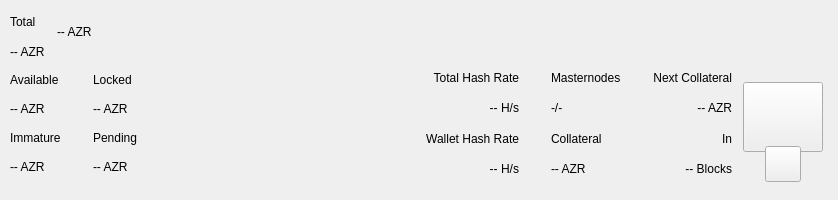
<?xml version="1.0" encoding="UTF-8"?>
<ui version="4.0">
 <class>TopBar</class>
 <widget class="QWidget" name="TopBar">
  <property name="geometry">
   <rect>
    <x>0</x>
    <y>0</y>
    <width>838</width>
    <height>200</height>
   </rect>
  </property>
  <property name="minimumSize">
   <size>
    <width>0</width>
    <height>200</height>
   </size>
  </property>
  <property name="maximumSize">
   <size>
    <width>16777215</width>
    <height>200</height>
   </size>
  </property>
  <property name="windowTitle">
   <string>Form</string>
  </property>
  <layout class="QVBoxLayout" name="verticalLayout_10" stretch="0">
   <property name="spacing">
    <number>0</number>
   </property>
   <property name="leftMargin">
    <number>0</number>
   </property>
   <property name="topMargin">
    <number>0</number>
   </property>
   <property name="rightMargin">
    <number>0</number>
   </property>
   <property name="bottomMargin">
    <number>0</number>
   </property>
   <item>
    <widget class="PFBorderImage" name="containerTop">
     <layout class="QVBoxLayout" name="verticalLayout_11">
      <property name="spacing">
       <number>0</number>
      </property>
      <property name="leftMargin">
       <number>0</number>
      </property>
      <property name="topMargin">
       <number>0</number>
      </property>
      <property name="rightMargin">
       <number>0</number>
      </property>
      <property name="bottomMargin">
       <number>0</number>
      </property>
      <item>
       <widget class="QWidget" name="top_container_2" native="true">
        <property name="minimumSize">
         <size>
          <width>0</width>
          <height>65</height>
         </size>
        </property>
        <layout class="QHBoxLayout" name="top_container">
         <property name="spacing">
          <number>0</number>
         </property>
         <property name="leftMargin">
          <number>10</number>
         </property>
         <property name="topMargin">
          <number>0</number>
         </property>
         <property name="rightMargin">
          <number>10</number>
         </property>
         <property name="bottomMargin">
          <number>0</number>
         </property>
         <item>
          <layout class="QHBoxLayout" name="horizontalLayout_4">
           <property name="spacing">
            <number>12</number>
           </property>
           <property name="rightMargin">
            <number>0</number>
           </property>
           <item>
            <widget class="QWidget" name="widgetAmount" native="true">
             <layout class="QVBoxLayout" name="verticalLayout_2">
              <property name="spacing">
               <number>2</number>
              </property>
              <property name="leftMargin">
               <number>0</number>
              </property>
              <property name="topMargin">
               <number>8</number>
              </property>
              <property name="rightMargin">
               <number>0</number>
              </property>
              <property name="bottomMargin">
               <number>0</number>
              </property>
              <item>
               <widget class="QLabel" name="labelTitle1">
                <property name="text">
                 <string>Total</string>
                </property>
               </widget>
              </item>
              <item>
               <widget class="PrivateQLabel" name="labelAmountPiv">
                <property name="text">
                 <string notr="true">-- AZR</string>
                </property>
               </widget>
              </item>
             </layout>
            </widget>
           </item>
           <item alignment="Qt::AlignVCenter">
            <widget class="QWidget" name="widgetTopAmount" native="true">
             <property name="sizePolicy">
              <sizepolicy hsizetype="Preferred" vsizetype="Maximum">
               <horstretch>0</horstretch>
               <verstretch>0</verstretch>
              </sizepolicy>
             </property>
             <layout class="QHBoxLayout" name="horizontalLayout_5">
              <property name="spacing">
               <number>0</number>
              </property>
              <property name="leftMargin">
               <number>0</number>
              </property>
              <property name="topMargin">
               <number>0</number>
              </property>
              <property name="rightMargin">
               <number>0</number>
              </property>
              <property name="bottomMargin">
               <number>0</number>
              </property>
              <item alignment="Qt::AlignTop">
               <widget class="PrivateQLabel" name="labelAmountTopPiv">
                <property name="minimumSize">
                 <size>
                  <width>0</width>
                  <height>36</height>
                 </size>
                </property>
                <property name="styleSheet">
                 <string notr="true">padding:0px;margin:0px;</string>
                </property>
                <property name="text">
                 <string notr="true">-- AZR</string>
                </property>
               </widget>
              </item>
             </layout>
            </widget>
           </item>
           <item>
            <spacer name="horizontalSpacer">
             <property name="orientation">
              <enum>Qt::Horizontal</enum>
             </property>
             <property name="sizeHint" stdset="0">
              <size>
               <width>40</width>
               <height>20</height>
              </size>
             </property>
            </spacer>
           </item>
           <item alignment="Qt::AlignRight">
            <widget class="QWidget" name="layoutSync" native="true">
             <property name="minimumSize">
              <size>
               <width>0</width>
               <height>36</height>
              </size>
             </property>
             <property name="maximumSize">
              <size>
               <width>16777215</width>
               <height>36</height>
              </size>
             </property>
             <layout class="QVBoxLayout" name="verticalLayout_9">
              <property name="leftMargin">
               <number>0</number>
              </property>
              <property name="topMargin">
               <number>0</number>
              </property>
              <property name="rightMargin">
               <number>0</number>
              </property>
              <property name="bottomMargin">
               <number>0</number>
              </property>
              <item>
               <widget class="ExpandableButton" name="pushButtonSync" native="true">
                <property name="minimumSize">
                 <size>
                  <width>36</width>
                  <height>36</height>
                 </size>
                </property>
                <property name="maximumSize">
                 <size>
                  <width>16777215</width>
                  <height>36</height>
                 </size>
                </property>
               </widget>
              </item>
             </layout>
            </widget>
           </item>
           <item>
            <widget class="ExpandableButton" name="pushButtonHDUpgrade" native="true">
             <property name="minimumSize">
              <size>
               <width>36</width>
               <height>36</height>
              </size>
             </property>
             <property name="maximumSize">
              <size>
               <width>16777215</width>
               <height>36</height>
              </size>
             </property>
            </widget>
           </item>
           <item>
            <widget class="ExpandableButton" name="pushButtonStack" native="true">
             <property name="minimumSize">
              <size>
               <width>36</width>
               <height>36</height>
              </size>
             </property>
             <property name="maximumSize">
              <size>
               <width>16777215</width>
               <height>36</height>
              </size>
             </property>
            </widget>
           </item>
           <item>
            <widget class="ExpandableButton" name="pushButtonConf" native="true">
             <property name="minimumSize">
              <size>
               <width>36</width>
               <height>36</height>
              </size>
             </property>
             <property name="maximumSize">
              <size>
               <width>16777215</width>
               <height>36</height>
              </size>
             </property>
            </widget>
           </item>
           <item>
            <widget class="ExpandableButton" name="pushButtonMasternodes" native="true">
             <property name="minimumSize">
              <size>
               <width>36</width>
               <height>36</height>
              </size>
             </property>
             <property name="maximumSize">
              <size>
               <width>16777215</width>
               <height>36</height>
              </size>
             </property>
            </widget>
           </item>
           <item>
            <widget class="ExpandableButton" name="pushButtonConsole" native="true">
             <property name="minimumSize">
              <size>
               <width>36</width>
               <height>36</height>
              </size>
             </property>
             <property name="maximumSize">
              <size>
               <width>16777215</width>
               <height>36</height>
              </size>
             </property>
            </widget>
           </item>
           <item>
            <widget class="ExpandableButton" name="pushButtonConnection" native="true">
             <property name="minimumSize">
              <size>
               <width>36</width>
               <height>36</height>
              </size>
             </property>
             <property name="maximumSize">
              <size>
               <width>16777215</width>
               <height>36</height>
              </size>
             </property>
            </widget>
           </item>
           <item>
            <widget class="ExpandableButton" name="pushButtonTor" native="true">
             <property name="minimumSize">
              <size>
               <width>36</width>
               <height>36</height>
              </size>
             </property>
             <property name="maximumSize">
              <size>
               <width>16777215</width>
               <height>36</height>
              </size>
             </property>
            </widget>
           </item>
           <item>
            <widget class="ExpandableButton" name="pushButtonLock" native="true">
             <property name="sizePolicy">
              <sizepolicy hsizetype="Expanding" vsizetype="Expanding">
               <horstretch>0</horstretch>
               <verstretch>0</verstretch>
              </sizepolicy>
             </property>
             <property name="minimumSize">
              <size>
               <width>36</width>
               <height>0</height>
              </size>
             </property>
             <property name="maximumSize">
              <size>
               <width>16777215</width>
               <height>36</height>
              </size>
             </property>
            </widget>
           </item>
           <item>
            <widget class="ExpandableButton" name="pushButtonTheme" native="true">
             <property name="minimumSize">
              <size>
               <width>36</width>
               <height>36</height>
              </size>
             </property>
             <property name="maximumSize">
              <size>
               <width>16777215</width>
               <height>36</height>
              </size>
             </property>
            </widget>
           </item>
           <item>
            <widget class="ExpandableButton" name="pushButtonFAQ" native="true">
             <property name="minimumSize">
              <size>
               <width>36</width>
               <height>36</height>
              </size>
             </property>
             <property name="maximumSize">
              <size>
               <width>16777215</width>
               <height>36</height>
              </size>
             </property>
            </widget>
           </item>
           <item>
            <widget class="ExpandableButton" name="pushButtonPrivacy" native="true">
             <property name="minimumSize">
              <size>
               <width>36</width>
               <height>36</height>
              </size>
             </property>
             <property name="maximumSize">
              <size>
               <width>16777215</width>
               <height>36</height>
              </size>
             </property>
            </widget>
           </item>
          </layout>
         </item>
        </layout>
       </widget>
      </item>
      <item>
       <widget class="QWidget" name="bottom_container" native="true">
        <property name="minimumSize">
         <size>
          <width>0</width>
          <height>135</height>
         </size>
        </property>
        <layout class="QHBoxLayout" name="botton_container">
         <property name="leftMargin">
          <number>10</number>
         </property>
         <property name="topMargin">
          <number>0</number>
         </property>
         <property name="rightMargin">
          <number>10</number>
         </property>
         <property name="bottomMargin">
          <number>10</number>
         </property>
         <item>
          <layout class="QHBoxLayout" name="horizontalLayout_3">
           <property name="spacing">
            <number>0</number>
           </property>
           <property name="bottomMargin">
            <number>9</number>
           </property>
           <item>
            <layout class="QVBoxLayout" name="verticalLayout_7">
             <property name="spacing">
              <number>0</number>
             </property>
             <property name="leftMargin">
              <number>0</number>
             </property>
             <property name="rightMargin">
              <number>0</number>
             </property>
             <item>
              <layout class="QHBoxLayout" name="horizontalLayout_2">
               <property name="spacing">
                <number>0</number>
               </property>
               <item>
                <layout class="QVBoxLayout" name="verticalLayout_6">
                 <item>
                  <widget class="QLabel" name="labelTitle5">
                   <property name="text">
                    <string>Available</string>
                   </property>
                  </widget>
                 </item>
                 <item>
                  <widget class="PrivateQLabel" name="labelAvailablePiv">
                   <property name="text">
                    <string>-- AZR</string>
                   </property>
                  </widget>
                 </item>
                 <item>
                  <widget class="QLabel" name="labelTitle4">
                   <property name="text">
                    <string>Immature</string>
                   </property>
                  </widget>
                 </item>
                 <item>
                  <widget class="PrivateQLabel" name="labelImmaturePiv">
                   <property name="text">
                    <string notr="true">-- AZR</string>
                   </property>
                  </widget>
                 </item>
                </layout>
               </item>
               <item>
                <layout class="QVBoxLayout" name="verticalLayout_8">
                 <property name="leftMargin">
                  <number>32</number>
                 </property>
                 <item>
                  <widget class="QLabel" name="labelTitle6">
                   <property name="text">
                    <string>Locked</string>
                   </property>
                  </widget>
                 </item>
                 <item>
                  <widget class="PrivateQLabel" name="labelLockedPiv">
                   <property name="text">
                    <string>-- AZR</string>
                   </property>
                  </widget>
                 </item>
                 <item>
                  <widget class="QLabel" name="labelTitle3">
                   <property name="text">
                    <string>Pending</string>
                   </property>
                  </widget>
                 </item>
                 <item>
                  <widget class="PrivateQLabel" name="labelPendingPiv">
                   <property name="text">
                    <string notr="true">-- AZR</string>
                   </property>
                  </widget>
                 </item>
                </layout>
               </item>
              </layout>
             </item>
            </layout>
           </item>
          </layout>
         </item>
         <item>
          <spacer name="horizontalSpacer_2">
           <property name="orientation">
            <enum>Qt::Horizontal</enum>
           </property>
           <property name="sizeHint" stdset="0">
            <size>
             <width>40</width>
             <height>20</height>
            </size>
           </property>
          </spacer>
         </item>
         <item>
          <layout class="QHBoxLayout" name="horizontalLayout_6">
           <property name="spacing">
            <number>0</number>
           </property>
           <property name="rightMargin">
            <number>0</number>
           </property>
           <property name="bottomMargin">
            <number>9</number>
           </property>
           <item>
            <widget class="QWidget" name="widgetStaking" native="true">
             <layout class="QVBoxLayout" name="verticalLayout_12">
              <property name="leftMargin">
               <number>32</number>
              </property>
              <property name="topMargin">
               <number>0</number>
              </property>
              <property name="rightMargin">
               <number>0</number>
              </property>
              <property name="bottomMargin">
               <number>0</number>
              </property>
              <item>
               <widget class="QLabel" name="labelNetworkHashRateTitle">
                <property name="text">
                 <string>Total Hash Rate</string>
                </property>
                <property name="textFormat">
                 <enum>Qt::AutoText</enum>
                </property>
                <property name="alignment">
                 <set>Qt::AlignRight|Qt::AlignTrailing|Qt::AlignVCenter</set>
                </property>
               </widget>
              </item>
              <item>
               <widget class="QLabel" name="labelNetworkHashRateValue">
                <property name="layoutDirection">
                 <enum>Qt::LeftToRight</enum>
                </property>
                <property name="text">
                 <string>-- H/s</string>
                </property>
                <property name="textFormat">
                 <enum>Qt::AutoText</enum>
                </property>
                <property name="alignment">
                 <set>Qt::AlignRight|Qt::AlignTrailing|Qt::AlignVCenter</set>
                </property>
               </widget>
              </item>
              <item>
               <widget class="QLabel" name="labelWalletHashRateTitle">
                <property name="text">
                 <string>Wallet Hash Rate</string>
                </property>
                <property name="textFormat">
                 <enum>Qt::AutoText</enum>
                </property>
                <property name="alignment">
                 <set>Qt::AlignRight|Qt::AlignTrailing|Qt::AlignVCenter</set>
                </property>
               </widget>
              </item>
              <item>
               <widget class="PrivateQLabel" name="labelWalletHashRateValue">
                <property name="text">
                 <string notr="true">-- H/s</string>
                </property>
                <property name="textFormat">
                 <enum>Qt::AutoText</enum>
                </property>
                <property name="alignment">
                 <set>Qt::AlignRight|Qt::AlignTrailing|Qt::AlignVCenter</set>
                </property>
               </widget>
              </item>
             </layout>
            </widget>
           </item>
           <item>
            <widget class="QWidget" name="widgetMasternodes" native="true">
             <layout class="QVBoxLayout">
              <property name="leftMargin">
               <number>32</number>
              </property>
              <property name="topMargin">
               <number>0</number>
              </property>
              <property name="rightMargin">
               <number>0</number>
              </property>
              <property name="bottomMargin">
               <number>0</number>
              </property>
              <item>
               <widget class="QLabel" name="labelMasternodesTitle">
                <property name="text">
                 <string>Masternodes</string>
                </property>
               </widget>
              </item>
              <item>
               <widget class="PrivateQLabel" name="labelMasternodeCount">
                <property name="text">
                 <string>-/-</string>
                </property>
               </widget>
              </item>
              <item>
               <widget class="QLabel" name="labelCollateralTitle">
                <property name="text">
                 <string>Collateral</string>
                </property>
               </widget>
              </item>
              <item>
               <widget class="QLabel" name="labelCollateralValue">
                <property name="text">
                 <string notr="true">-- AZR</string>
                </property>
               </widget>
              </item>
             </layout>
            </widget>
           </item>
           <item>
            <widget class="QWidget" name="widgetNextCollateral" native="true">
             <layout class="QVBoxLayout" name="verticalLayout_13">
              <property name="leftMargin">
               <number>32</number>
              </property>
              <property name="topMargin">
               <number>0</number>
              </property>
              <property name="rightMargin">
               <number>0</number>
              </property>
              <property name="bottomMargin">
               <number>0</number>
              </property>
              <item>
               <widget class="QLabel" name="labelNextMasternodesTitle">
                <property name="text">
                 <string>Next Collateral</string>
                </property>
                <property name="textFormat">
                 <enum>Qt::AutoText</enum>
                </property>
                <property name="alignment">
                 <set>Qt::AlignRight|Qt::AlignTrailing|Qt::AlignVCenter</set>
                </property>
               </widget>
              </item>
              <item>
               <widget class="QLabel" name="labelNextCollateralValue">
                <property name="text">
                 <string>-- AZR</string>
                </property>
                <property name="textFormat">
                 <enum>Qt::AutoText</enum>
                </property>
                <property name="alignment">
                 <set>Qt::AlignRight|Qt::AlignTrailing|Qt::AlignVCenter</set>
                </property>
               </widget>
              </item>
              <item>
               <widget class="QLabel" name="labelRemainingBlocks">
                <property name="text">
                 <string>In</string>
                </property>
                <property name="textFormat">
                 <enum>Qt::AutoText</enum>
                </property>
                <property name="alignment">
                 <set>Qt::AlignRight|Qt::AlignTrailing|Qt::AlignVCenter</set>
                </property>
               </widget>
              </item>
              <item>
               <widget class="QLabel" name="labelNextCollateralBlocks">
                <property name="text">
                 <string notr="true">-- Blocks</string>
                </property>
                <property name="textFormat">
                 <enum>Qt::AutoText</enum>
                </property>
                <property name="alignment">
                 <set>Qt::AlignRight|Qt::AlignTrailing|Qt::AlignVCenter</set>
                </property>
               </widget>
              </item>
             </layout>
            </widget>
           </item>
          </layout>
         </item>
         <item>
          <widget class="QWidget" name="qrContainer" native="true">
           <property name="sizePolicy">
            <sizepolicy hsizetype="Preferred" vsizetype="Minimum">
             <horstretch>0</horstretch>
             <verstretch>0</verstretch>
            </sizepolicy>
           </property>
           <property name="minimumSize">
            <size>
             <width>90</width>
             <height>110</height>
            </size>
           </property>
           <property name="maximumSize">
            <size>
             <width>90</width>
             <height>110</height>
            </size>
           </property>
           <layout class="QVBoxLayout" name="containerQR">
            <property name="spacing">
             <number>0</number>
            </property>
            <property name="leftMargin">
             <number>5</number>
            </property>
            <property name="topMargin">
             <number>10</number>
            </property>
            <property name="rightMargin">
             <number>5</number>
            </property>
            <property name="bottomMargin">
             <number>0</number>
            </property>
            <item>
             <widget class="QPushButton" name="btnQr">
              <property name="minimumSize">
               <size>
                <width>70</width>
                <height>70</height>
               </size>
              </property>
              <property name="maximumSize">
               <size>
                <width>16777215</width>
                <height>70</height>
               </size>
              </property>
              <property name="focusPolicy">
               <enum>Qt::NoFocus</enum>
              </property>
              <property name="text">
               <string/>
              </property>
              <property name="iconSize">
               <size>
                <width>70</width>
                <height>70</height>
               </size>
              </property>
             </widget>
            </item>
            <item>
             <spacer name="verticalSpacer">
              <property name="orientation">
               <enum>Qt::Vertical</enum>
              </property>
              <property name="sizeType">
               <enum>QSizePolicy::Fixed</enum>
              </property>
              <property name="sizeHint" stdset="0">
               <size>
                <width>20</width>
                <height>20</height>
               </size>
              </property>
             </spacer>
            </item>
            <item alignment="Qt::AlignHCenter|Qt::AlignBottom">
             <widget class="QPushButton" name="pushButtonQR">
              <property name="minimumSize">
               <size>
                <width>36</width>
                <height>36</height>
               </size>
              </property>
              <property name="maximumSize">
               <size>
                <width>36</width>
                <height>36</height>
               </size>
              </property>
              <property name="focusPolicy">
               <enum>Qt::NoFocus</enum>
              </property>
              <property name="text">
               <string/>
              </property>
             </widget>
            </item>
           </layout>
          </widget>
         </item>
        </layout>
       </widget>
      </item>
     </layout>
    </widget>
   </item>
  </layout>
 </widget>
 <customwidgets>
  <customwidget>
   <class>ExpandableButton</class>
   <extends>QWidget</extends>
   <header>qt/pivx/expandablebutton.h</header>
   <container>1</container>
  </customwidget>
  <customwidget>
   <class>PFBorderImage</class>
   <extends>QFrame</extends>
   <header>qt/pivx/pfborderimage.h</header>
   <container>1</container>
  </customwidget>
  <customwidget>
   <class>PrivateQLabel</class>
   <extends>QLabel</extends>
   <header>qt/pivx/privatelabel.h</header>
   <container>0</container>
  </customwidget>
 </customwidgets>
 <resources/>
 <connections/>
</ui>
